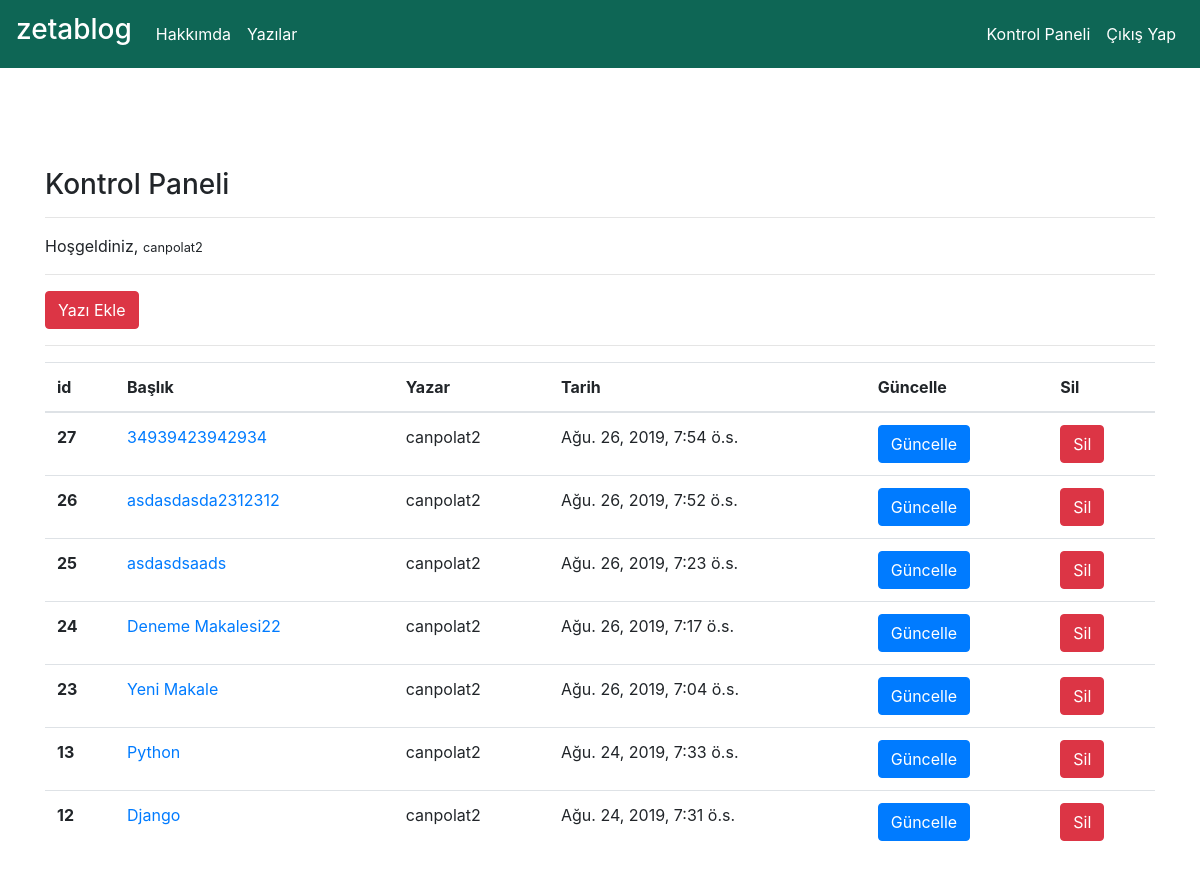
Page /articles/dashboard/ (signed in) on the committed database.
### article/models.py (models this page shows, shortened)
class Article(models.Model):
    author=models.ForeignKey("auth.User",on_delete=models.CASCADE,verbose_name="Yazar")
    title=models.CharField(max_length=50,verbose_name="Topic")
    content = RichTextField()
    created_date=models.DateTimeField(auto_now_add=True,verbose_name="Oluşturulma Tarihi")
    article_image=models.FileField(blank=True,null=True,verbose_name="Yazıya Fotoğraf Ekleyin")
    class Meta:
        ordering = ['-created_date']

### article/views.py (the view)
# urls.py: path('dashboard/',views.dashboard,name="dashboard"),
@login_required(login_url="user:login")
def dashboard(request):
    articles=Article.objects.filter(author=request.user)
    context={
        "articles":articles
    }
    return render(request,"dashboard.html",context)

### templates/dashboard.html
{% extends "layout.html" %}
{% block body %}
    <h3>Kontrol Paneli</h3>
    <hr>
    <p>
        Hoşgeldiniz, <small>{{request.user.username}}</small>
   <hr>
   <a class="btn btn-danger" href="/articles/addarticle">Yazı Ekle</a>
    <hr>
</p>
{% if articles %}
<table class="table">
    <thead>
      <tr>
        <th scope="col">id</th>
        <th scope="col">Başlık</th>
        <th scope="col">Yazar</th>
        <th scope="col">Tarih</th>
        <th scope="col">Güncelle</th>
        <th scope="col">Sil</th>
      </tr>
    </thead>
    <tbody>
    {% for article in articles  %}
    <tr>
        <th scope="row">{{article.id}}</th>
        <td><a href="{% url 'article:detail' article.id %}">{{article.title}}</a></td>
        <td>{{article.author.username}}</td>
        <td>{{article.created_date}}</td>
        <td><a href="{% url 'article:update' article.id %}" class="btn btn-primary">Güncelle</a></td>
        <td><a href="{% url 'article:delete' article.id %}" class="btn btn-danger">Sil</a>  </td>
    </tr>
    {% endfor %}
    </tbody>
  </table>
{% else %}
<div class="alert alert-danger">
    Henüz bir yazınız bulunmuyor.
</div>
{% endif %}
{% endblock body %}

### rows in the picture
Article: id "27", title "34939423942934", author.username "canpolat2", created_date "Ağu. 26, 2019, 7:54 ö.s."
Article: id "26", title "asdasdasda2312312", author.username "canpolat2", created_date "Ağu. 26, 2019, 7:52 ö.s."
Article: id "25", title "asdasdsaads", author.username "canpolat2", created_date "Ağu. 26, 2019, 7:23 ö.s."
Article: id "24", title "Deneme Makalesi22", author.username "canpolat2", created_date "Ağu. 26, 2019, 7:17 ö.s."
Article: id "23", title "Yeni Makale", author.username "canpolat2", created_date "Ağu. 26, 2019, 7:04 ö.s."
Article: id "13", title "Python", author.username "canpolat2", created_date "Ağu. 24, 2019, 7:33 ö.s."
Article: id "12", title "Django", author.username "canpolat2", created_date "Ağu. 24, 2019, 7:31 ö.s."

### other values in the picture
{{ request.user.username }} "canpolat2"
